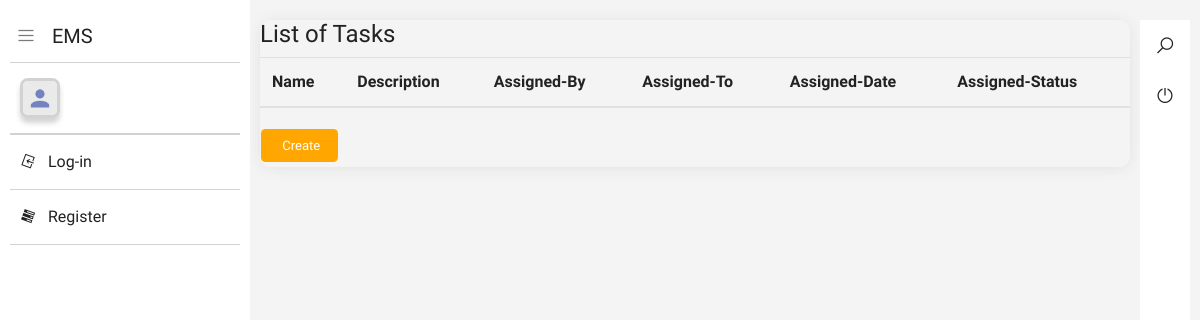
The app's page /task-list/, older data.
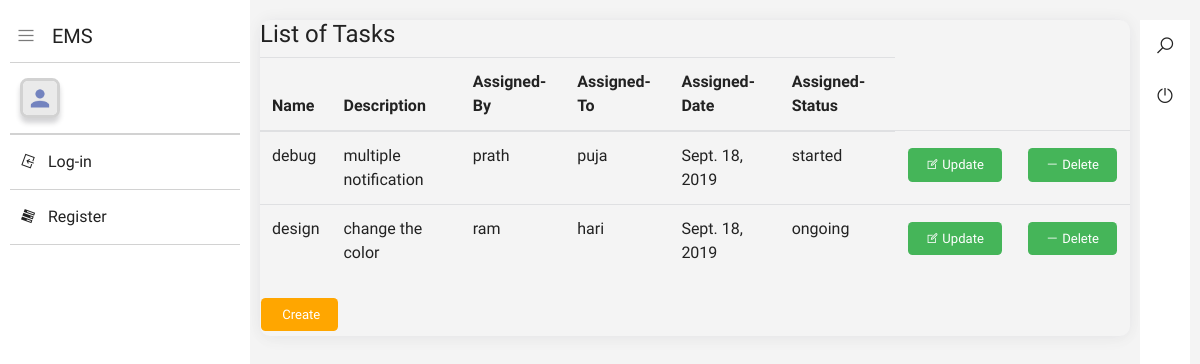
The same page, newer data.
### core/models.py (models this page shows)
class Task(models.Model):
	STATUS = (
		('started', 'Started'),
		('ongoing', 'Ongoing'),
		('completed', 'Completed'),
	)
	name = models.CharField(max_length=300)
	description = models.CharField(max_length=500)
	assigned_by = models.CharField(max_length=200)
	assigned_to = models.CharField(max_length=200)
	assigned_date = models.DateField()
	status = models.CharField(max_length=50, choices=STATUS)

### core/views.py (the view)
# urls.py: path('task-list/', views.TaskListView.as_view(), name='task_list'),
class TaskListView(ListView):
	model = Task
	template_name = 'core/task-list.html'

### core/templates/core/task-list.html (shortened to what this page needs)
{% extends 'core/base.html' %}
{% load static %}
{% block content %}
<section class="content">
    <div class="formHolder">
        <div class="widget-info margin-top-large">
            <div class="widget-head">
                <div class="widget-body mt-2 horizontalForm">
                    <div class="widget-head">
                        <h4><a href="#" title="">List of Tasks</a></h4>
                    </div>
                        <table class="table table-hover c_table theme-color">
                            <thead>
                                <tr>
                                    <th>Name</th>
                                    <th>Description</th>
                                    <th>Assigned-By</th>
                                    <th>Assigned-To</th>
                                    <th>Assigned-Date</th>
                                    <th>Assigned-Status</th>
                                </tr>
                            </thead>
                            <tbody>
                                {% for task in object_list %}
                                <tr>
                                   <td>{{ task.name }}</td>
                                   <td>{{ task.description }}</td>
                                   <td>{{ task.assigned_by }}</td>
                                   <td>{{ task.assigned_to }}</td>
                                   <td>{{ task.assigned_date }}</td>
                                   <td>{{ task.status }}</td>
                                   <td class="table-action">
                                    <a href="{% url 'task_update' task.pk %}" class="btn"> <i class="la la-edit"></i> Update</a>
                                    </td>
                                   <td class="table-action">
                                    <a href="{% url 'task_delete' task.pk %}" class="btn"> <i class="la la-minus"></i> Delete</a>
                                    </td>
                                </tr>
                                {% endfor %}
                            </tbody>
                        </table>
                        <a href="{% url 'task_create' %}" class="btn remove">  Create</a>
                </div>
            </div>
        </div>
    </div>
</section>
{% endblock %}

Row changes from the older to the newer data that the page shows:
added Task: name "debug", description "multiple notification", assigned_by "prath", assigned_to "puja", assigned_date "Sept. 18, 2019", status "started"
added Task: name "design", description "change the color", assigned_by "ram", assigned_to "hari", assigned_date "Sept. 18, 2019", status "ongoing"
